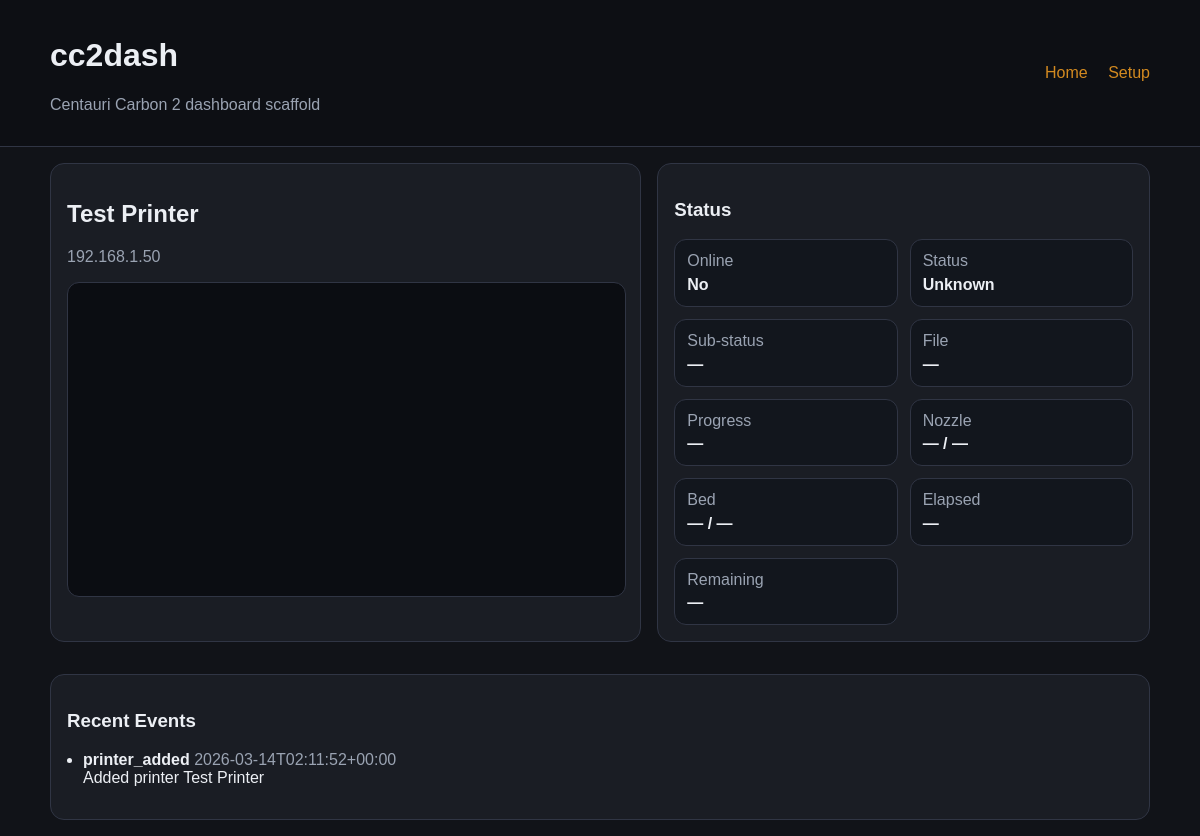
Screenshot of /printer/1 with the database file from the repository.
### app/models/db_models.py (models this page shows)
class Printer(Base):
    __tablename__ = "printers"
    id: Mapped[int] = mapped_column(Integer, primary_key=True, autoincrement=True)
    name: Mapped[str] = mapped_column(String, nullable=False)
    ip_address: Mapped[str] = mapped_column(String, nullable=False)
    serial_number: Mapped[str | None] = mapped_column(String, nullable=True)
    model: Mapped[str | None] = mapped_column(String, nullable=True)
    access_code: Mapped[str | None] = mapped_column(String, nullable=True)
    mqtt_username: Mapped[str] = mapped_column(String, nullable=False, default="elegoo")
    mqtt_password: Mapped[str | None] = mapped_column(String, nullable=True)
    token_status: Mapped[int | None] = mapped_column(Integer, nullable=True)
    lan_status: Mapped[int | None] = mapped_column(Integer, nullable=True)
    camera_url: Mapped[str | None] = mapped_column(String, nullable=True)
    is_enabled: Mapped[bool] = mapped_column(Boolean, nullable=False, default=True)
    last_connect_ok_at: Mapped[str | None] = mapped_column(String, nullable=True)
    last_connect_error: Mapped[str | None] = mapped_column(Text, nullable=True)
    created_at: Mapped[str] = mapped_column(String, nullable=False)
    updated_at: Mapped[str] = mapped_column(String, nullable=False)
    state: Mapped["PrinterState | None"] = relationship(back_populates="printer", cascade="all, delete-orphan", uselist=False)
    events: Mapped[list["PrinterEvent"]] = relationship(back_populates="printer", cascade="all, delete-orphan")

class PrinterEvent(Base):
    __tablename__ = "printer_events"
    id: Mapped[int] = mapped_column(Integer, primary_key=True, autoincrement=True)
    printer_id: Mapped[int] = mapped_column(ForeignKey("printers.id", ondelete="CASCADE"), nullable=False)
    event_type: Mapped[str] = mapped_column(String, nullable=False)
    severity: Mapped[str] = mapped_column(String, nullable=False, default="info")
    message: Mapped[str | None] = mapped_column(Text, nullable=True)
    payload_json: Mapped[str | None] = mapped_column(Text, nullable=True)
    created_at: Mapped[str] = mapped_column(String, nullable=False)
    printer: Mapped["Printer"] = relationship(back_populates="events")

### app/api/routes_ui.py (the view)
@router.get("/printer/{printer_id}", response_class=HTMLResponse)
def printer_page(printer_id: int, request: Request, db: Session = Depends(get_db)):
    printer = PrinterService.get_printer(db, printer_id)
    if not printer:
        return RedirectResponse(url="/setup", status_code=302)
    status = StatusService.get_status(db, printer)
    events = EventService.recent(db, printer.id, limit=10)
    return templates.TemplateResponse(
        request,
        "printer.html",
        {
            "printer": printer,
            "status": status,
            "events": events,
            "page_title": printer.name,
        },
    )

### app/templates/printer.html
{% extends 'base.html' %}
{% block content %}
<section class="grid two-col">
  <div class="panel">
    <h2>{{ printer.name }}</h2>
    <p class="muted">{{ printer.ip_address }}{% if printer.model %} • {{ printer.model }}{% endif %}</p>
    <div class="camera-shell">
      {% if status.camera_url %}
        <iframe src="{{ status.camera_url }}" title="Camera" loading="lazy"></iframe>
      {% else %}
        <div class="camera-placeholder">No camera URL configured</div>
      {% endif %}
    </div>
  </div>
  <div class="panel" data-status-panel data-printer-id="{{ printer.id }}">
    <h3>Status</h3>
    {% include 'partials/status_cards.html' %}
  </div>
</section>
<section class="panel">
  <h3>Recent Events</h3>
  {% include 'partials/event_list.html' %}
</section>
{% endblock %}

### app/templates/base.html (shortened to what this page needs)
<!doctype html>
<html lang="en">
<head>
  <link rel="stylesheet" href="/static/app.css">
</head>
<body>
  <header class="site-header">
    <div class="wrap">
      <div>
        <h1>cc2dash</h1>
        <p class="muted">Centauri Carbon 2 dashboard scaffold</p>
      </div>
      <nav>
        <a href="/">Home</a>
        <a href="/setup">Setup</a>
      </nav>
    </div>
  </header>
  <main class="wrap">
    {% block content %}{% endblock %}
  </main>
</body>
</html>

### app/templates/partials/status_cards.html
<div class="status-grid" id="status-grid">
  <div class="card"><span class="label">Online</span><span class="value">{{ 'Yes' if status.is_online else 'No' }}</span></div>
  <div class="card"><span class="label">Status</span><span class="value">{{ status.status or 'Unknown' }}</span></div>
  <div class="card"><span class="label">Sub-status</span><span class="value">{{ status.sub_status or '—' }}</span></div>
  <div class="card"><span class="label">File</span><span class="value">{{ status.current_file or '—' }}</span></div>
  <div class="card"><span class="label">Progress</span><span class="value">{{ status.progress if status.progress is not none else '—' }}</span></div>
  <div class="card"><span class="label">Nozzle</span><span class="value">{{ status.nozzle_temp if status.nozzle_temp is not none else '—' }} / {{ status.nozzle_target if status.nozzle_target is not none else '—' }}</span></div>
  <div class="card"><span class="label">Bed</span><span class="value">{{ status.bed_temp if status.bed_temp is not none else '—' }} / {{ status.bed_target if status.bed_target is not none else '—' }}</span></div>
  <div class="card"><span class="label">Elapsed</span><span class="value">{{ status.elapsed_seconds or '—' }}</span></div>
  <div class="card"><span class="label">Remaining</span><span class="value">{{ status.remaining_seconds or '—' }}</span></div>
</div>

### app/templates/partials/event_list.html
{% if events %}
  <ul class="event-list">
    {% for event in events %}
      <li>
        <strong>{{ event.event_type }}</strong>
        <span class="muted">{{ event.created_at }}</span>
        {% if event.message %}<div>{{ event.message }}</div>{% endif %}
      </li>
    {% endfor %}
  </ul>
{% else %}
  <p class="muted">No events yet.</p>
{% endif %}

### app/static/app.css (style rules this page uses)
:root { --bg: #111318; --panel: #1a1d24; --border: #303544; --text: #eceff4; --muted: #9aa3b2; --accent: #d38a20; }
body { margin: 0; font-family: Arial, Helvetica, sans-serif; background: var(--bg); color: var(--text); }
.wrap { width: min(1100px, calc(100% - 2rem)); margin: 0 auto; }
.site-header { border-bottom: 1px solid var(--border); background: #0d0f14; }
.site-header .wrap { display: flex; align-items: center; justify-content: space-between; gap: 1rem; padding: 1rem 0; }
nav a { color: var(--accent); margin-left: 1rem; text-decoration: none; }
.panel { background: var(--panel); border: 1px solid var(--border); border-radius: 14px; padding: 1rem; margin: 1rem 0; }
.grid { display: grid; gap: 1rem; }
.two-col { grid-template-columns: 1.2fr 1fr; }
.muted { color: var(--muted); }
.camera-shell { width: 100%; aspect-ratio: 16 / 9; border: 1px solid var(--border); border-radius: 12px; overflow: hidden; background: #0b0d12; }
.camera-shell iframe { width: 100%; height: 100%; border: 0; }
.status-grid { display: grid; grid-template-columns: repeat(auto-fit, minmax(150px, 1fr)); gap: 0.75rem; }
.card { background: #12161d; border: 1px solid var(--border); border-radius: 12px; padding: 0.75rem; }
.card .label { display: block; color: var(--muted); margin-bottom: 0.35rem; }
.card .value { font-weight: bold; }
.printer-list, .event-list { padding-left: 1rem; }

### rows the page displays
Printer: name "Test Printer", ip_address "192.168.1.50"
PrinterEvent: event_type "printer_added", created_at "2026-03-14T02:11:52+00:00", message "Added printer Test Printer"

### other values shown
{{ 'Yes' if status.is_online else 'No' }} "No"
{{ status.status or 'Unknown' }} "Unknown"
{{ status.sub_status or '—' }} "—"
{{ status.current_file or '—' }} "—"
{{ status.progress if status.progress is not none else '—' }} "—"
{{ status.nozzle_temp if status.nozzle_temp is not none else '—' }} "—"
{{ status.nozzle_target if status.nozzle_target is not none else '—' }} "—"
{{ status.bed_temp if status.bed_temp is not none else '—' }} "—"
{{ status.bed_target if status.bed_target is not none else '—' }} "—"
{{ status.elapsed_seconds or '—' }} "—"
{{ status.remaining_seconds or '—' }} "—"
